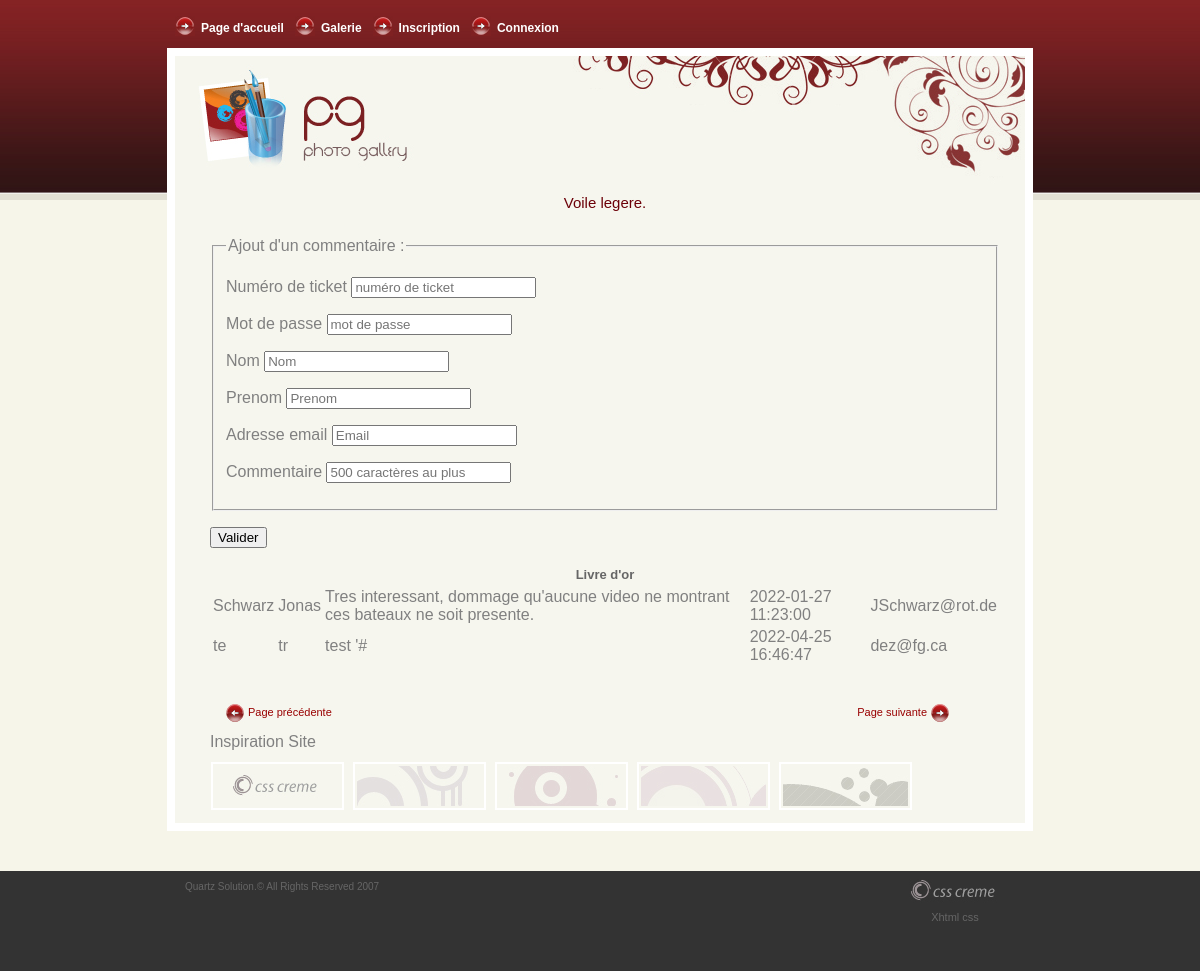
The page /v2/livredor.php on the database its author committed.
### tables this page shows
CREATE TABLE `t_configuration_conf` (
  `conf_expo_id` int(11) NOT NULL,
  `conf_intitule` varchar(50) NOT NULL,
  `conf_DateDeDebut` datetime NOT NULL,
  `conf_DateDeFin` datetime NOT NULL,
  `conf_presentation` varchar(200) NOT NULL,
  `conf_lieu` varchar(100) NOT NULL,
  `conf_DateDeVernissage` datetime NOT NULL,
  `conf_TexteDeBienvenue` varchar(100) NOT NULL
);

CREATE TABLE `t_commentaire_com` (
  `com_numero` int(11) NOT NULL,
  `com_DateHeure` datetime NOT NULL,
  `com_text` varchar(500) NOT NULL,
  `com_etat` char(1) NOT NULL,
  `vis_id` int(11) NOT NULL
);

CREATE TABLE `t_visiteurs_vis` (
  `vis_id` int(11) NOT NULL,
  `vis_MotDePasse` char(15) NOT NULL,
  `vis_DateHeure` datetime NOT NULL,
  `vis_nom` varchar(60) DEFAULT NULL,
  `vis_prenom` varchar(60) DEFAULT NULL,
  `vis_email` varchar(60) DEFAULT NULL,
  `cpt_pseudo` char(15) NOT NULL
);

### v2/livredor.php (the view, shortened to what this page needs)
<!DOCTYPE html PUBLIC "-//W3C//DTD XHTML 1.0 Transitional//EN" "http://www.w3.org/TR/xhtml1/DTD/xhtml1-transitional.dtd">
<html xmlns="http://www.w3.org/1999/xhtml">
<head>
<link rel="stylesheet" type="text/css" href="style.css" />
</head>
<body>
<div id="top_menu">
  <ul class="menu">
    <li><a href="index.php" class="nav">Page d'accueil</a></li>
    <li><a href="galerie.php" class="nav">Galerie</a></li>
    <li><a href="inscription.php" class="nav">Inscription</a></li>
     <?php
      if( !isset($_SESSION['login']) || ($_SESSION['role'] == 'D') ){
        echo "<li><a href='session.php' class='nav'>Connexion</a></li>";
     }
    ?>
  </ul>
</div>
<div id="main_content">
  <div id="top_banner"> <a href="#"><img src="images/logo.jpg" width="230" height="130" alt="" border="0" class="logo" /></a> </div>
  <div id="page_content">
    <div class="title">
    <?php
    $mysqli = new mysqli('localhost','nom_utilisateur','mot_de_passe','nom_base');
    $requete1 = "select conf_intitule, conf_DateDeDebut, conf_DateDeFin, conf_presentation, conf_lieu, conf_DateDeVernissage, conf_TexteDeBienvenue from t_configuration_conf where conf_expo_id = 1;";
    $result1 = $mysqli->query($requete1);
    if ($result1 == false)
    {
     echo "Error: La requête a echoué \n";
     echo "Errno: " . $mysqli->errno . "\n";
     echo "Error: " . $mysqli->error . "\n";
     exit();
    }
    else
    {
      $conf = $result1->fetch_assoc();
      echo "<h1 style=text-align:center;>";
      echo ($conf['conf_intitule']);
      echo "</h1>";
    }
    echo "<form action = 'add_com.php' method = 'post'>
           <fieldset>
            <legend>Ajout d'un commentaire :</legend>
             <p>Numéro de ticket
              <input type = 'number' min = '0' name = 'vis_id' placeholder = 'numéro de ticket' maxlenght ='1000' required = 'required' />
             </p>
             <p>Mot de passe
              <input type = 'password' name = 'mdp' placeholder = 'mot de passe' lenght ='15' required = 'required' />
             </p>
             <p>Nom
              <input type = 'text' name = 'nom' placeholder = 'Nom' maxlenght ='60' required = 'required' />
             </p>
             <p>Prenom
              <input type = 'text' name = 'prenom' placeholder = 'Prenom' maxlenght ='60' required = 'required' />
             </p>
             <p>Adresse email
              <input type = 'email' name = 'email' placeholder = 'Email' maxlenght ='60' required = 'required' />
             </p>
             <p>Commentaire
              <input type = 'text' name = 'com' placeholder = '500 caractères au plus' maxlenght ='500' required = 'required' />
             </p>
          </fieldset>
            <p><input type = 'submit' value = 'Valider'></p>
         </form>";
    echo "<h2 style=text-align:center;>";
    echo "Livre d'or";
    echo "<br />";
    echo "</h2>";
    $requete2 = "select com_text, com_DateHeure, vis_nom, vis_prenom, vis_email from t_commentaire_com join t_visiteurs_vis using (vis_id) where com_etat = 'V';";
    $result2 = $mysqli->query($requete2);
    if ($result2 == false)
    {
     echo "Error: La requête a echoué \n";
     echo "Errno: " . $mysqli->errno . "\n";
     echo "Error: " . $mysqli->error . "\n";
     exit();
    }
    else
    {
     echo "<table>";
     while ($com = $result2->fetch_assoc())
     {
      echo "<tr>";
      echo "<td>";
      echo ($com['vis_nom']);
      echo "</td>";
      echo "<td>";
      echo ($com['vis_prenom']);
      echo "</td>";
      echo "<td>";
      echo ($com['com_text']);
      echo "</td>";
      echo "<td>";
      echo ($com['com_DateHeure']);
      echo "</td>";
      echo "<td>";
      echo ($com['vis_email']);
      echo "</td>";
      echo "</tr>";
     }
     echo "</table>";
     echo "<br />";
    }
    echo "<br>";
    ?>
    </div>
    <div class="menu_navigation">
      <div id="left">
        <div class="left"><img src="images/more_l.jpg" width="20" height="20" alt="" border="0" class="more" /></div>
        <div class="right"><a href="gallery.html">Page précédente</a></div>
      </div>
      <div id="right">
        <div class="right"><a href="gallery.html">Page suivante</a></div>
        <div class="left"><img src="images/more.jpg" width="20" height="20" alt="" border="0" class="more" /></div>
      </div>
    </div>
    <div class="title"> Inspiration Site </div>
    <div class="content_text"> <a href="#"><img src="images/s5.jpg" width="125" height="40" alt="" class="inspiration" /></a> <a href="#"><img src="images/s2.jpg" width="125" height="40" alt="" class="inspiration" /></a> <a href="#"><img src="images/s3.jpg" width="125" height="40" alt="" class="inspiration" /></a> <a href="#"><img src="images/s4.jpg" width="125" height="40" alt="" class="inspiration" /></a> <a href="#"><img src="images/s1.jpg" width="125" height="40" alt="" class="inspiration" /></a> </div>
  </div>
</div>
<div id="footer">
  <div id="footer_content">
    <div id="copyrights"> Quartz Solution.&copy; All Rights Reserved 2007 </div>
    <div id="madeby"> <a href="http://www.csscreme.com"><img src="images/csscreme_link.jpg" width="125" height="40" border="0" alt="" /></a><br />
      <a target="_blank" href="http://validator.w3.org/check?uri=referer">Xhtml</a> <a target="_blank" href="http://jigsaw.w3.org/css-validator/check/referer">css</a> </div>
  </div>
</div>
</body>
</html>

### v2/style.css (style rules this page uses)
body { background:url(images/top_bg.jpg) repeat-x top #F6F5E9; margin:auto; font-family: Arial, Verdana, Helvetica, sans-serif; font-size:11px; color:#ccc; }
h1 { font-size:15px; color:#6C0008; padding:5px; margin:3px; font-weight:normal; }
h2 { font-size:13px; color:#666666; margin:0px; padding:3px; }
#main_content { width:850px; height: auto; margin:auto; background-color:#F6F6EE; border:8px #FFFFFF solid; }
#top_banner { width:850px; height:130px; background:url(images/illustr.jpg) no-repeat right; }
img.logo { padding-left:15px; }
#top_menu { width:850px; margin:auto; padding:15px; }
ul.menu { list-style-type:none; display:block; width: auto; height:18px; margin:auto; padding:0; }
ul.menu li { display:inline; }
a.nav:link, a.nav:visited { display:block; float:left; padding:4px 11px 0 26px; margin:0;width: auto; height:18px; text-align:center; line-height:18px; font-weight:bold; font-size:12px; text-decoration:none; color:#fff; background:url(images/bt_bg.jpg) no-repeat left; }
#page_content { width:800px; height:auto; margin:auto; }
.title { font-size:16px; color:#808080; clear:both; padding-left:10px; }
.content_text { font-size:11px; color:#333333; height:auto; text-align:justify; padding:8px; }
.more { width:auto; float:right; height:20px; }
img.more { float:left; }
img.inspiration { padding:2px; margin:3px; border:2px #FFFFFF solid; }
.menu_navigation { width:750px; height:30px; margin:auto; clear:both; }
#left { width:auto; float:left; }
.left { float:left; }
.right { float:left;padding:3px; }
.right a { text-decoration:none; color:#990000; }
#right { width:auto; float:right; padding-right:25px; }
#footer { width: auto; height:100px; clear:both; margin-top:40px; background-color: #333333; }
#footer_content { width:850px; margin:auto; }
#copyrights { width:350px; color: #666666; font-size:10px; float:left; padding:10px; }
#madeby { width:140px; height:40px; float:right; text-align:center; padding-top:0px; }
#madeby a { text-decoration:none; color:#666666; }

### rows shown on the page
t_configuration_conf: conf_intitule "Voile legere."
t_commentaire_com: vis.vis_nom "Schwarz", vis.vis_prenom "Jonas", com_text "Tres interessant, dommage qu'aucune video ne montrant ces bateaux ne soit presente.", com_DateHeure "2022-01-27 11:23:00", vis.vis_email "JSchwarz@rot.de"
t_commentaire_com: vis.vis_nom "te", vis.vis_prenom "tr", com_text "test '#", com_DateHeure "2022-04-25 16:46:47", vis.vis_email "dez@fg.ca"
